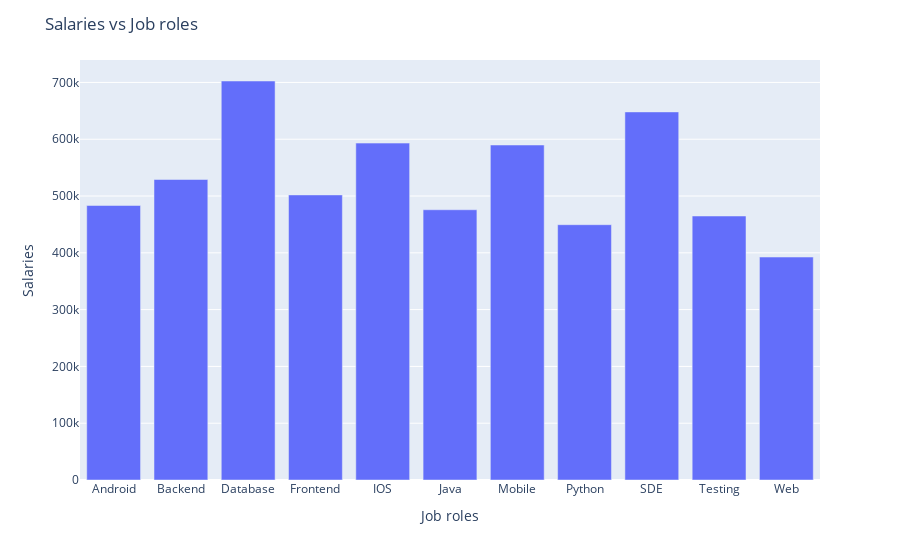

Here is the notebook cell this chart was saved with:
### Code cell
fig = px.bar(x = av.index, y = av.Salary).update_layout(xaxis_title = 'Job roles', yaxis_title = 'Salaries', title='Salaries vs Job roles')

fig.show()

### Figure 1 — Plotly figure (JSON) as saved in the notebook; plotly's stock layout.template omitted (floating-point values rounded to 4 significant figures)
{"data": [{"hovertemplate": "x=%{x}<br>y=%{y}<extra></extra>", "legendgroup": "", "marker": {"color": "#636efa", "pattern": {"shape": ""}}, "name": "", "orientation": "v", "showlegend": false, "textposition": "auto", "type": "bar", "x": ["Android", "Backend", "Database", "Frontend", "IOS", "Java", "Mobile", "Python", "SDE", "Testing", "Web"], "xaxis": "x", "y": [483400.0, 529100.0, 702600.0, 502000.0, 593200.0, 475800.0, 589900.0, 449500.0, 648100.0, 464800.0, 392600.0], "yaxis": "y"}], "layout": {"barmode": "relative", "legend": {"tracegroupgap": 0}, "margin": {"t": 60}, "title": {"text": "Salaries vs Job roles"}, "xaxis": {"anchor": "y", "domain": [0, 1], "title": {"text": "Job roles"}}, "yaxis": {"anchor": "x", "domain": [0, 1], "title": {"text": "Salaries"}}}}
